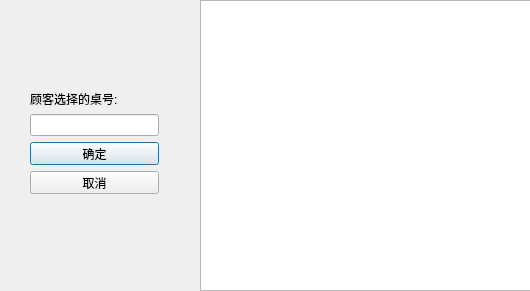
<?xml version="1.0" encoding="UTF-8"?>
<ui version="4.0">
 <class>SelectSeatDialog</class>
 <widget class="QDialog" name="SelectSeatDialog">
  <property name="geometry">
   <rect>
    <x>0</x>
    <y>0</y>
    <width>530</width>
    <height>291</height>
   </rect>
  </property>
  <property name="windowTitle">
   <string>Dialog</string>
  </property>
  <widget class="QWidget" name="layoutWidget">
   <property name="geometry">
    <rect>
     <x>30</x>
     <y>90</y>
     <width>129</width>
     <height>104</height>
    </rect>
   </property>
   <layout class="QVBoxLayout" name="verticalLayout_3">
    <item>
     <layout class="QVBoxLayout" name="verticalLayout">
      <item>
       <widget class="QLabel" name="label">
        <property name="text">
         <string>顾客选择的桌号:</string>
        </property>
       </widget>
      </item>
      <item>
       <widget class="QLineEdit" name="lineEdit"/>
      </item>
     </layout>
    </item>
    <item>
     <layout class="QVBoxLayout" name="verticalLayout_2">
      <item>
       <widget class="QPushButton" name="okButton">
        <property name="text">
         <string>确定</string>
        </property>
       </widget>
      </item>
      <item>
       <widget class="QPushButton" name="cancelButton">
        <property name="text">
         <string>取消</string>
        </property>
       </widget>
      </item>
     </layout>
    </item>
   </layout>
  </widget>
  <widget class="QTableWidget" name="tableWidget">
   <property name="geometry">
    <rect>
     <x>200</x>
     <y>0</y>
     <width>331</width>
     <height>291</height>
    </rect>
   </property>
  </widget>
 </widget>
 <resources/>
 <connections/>
</ui>
